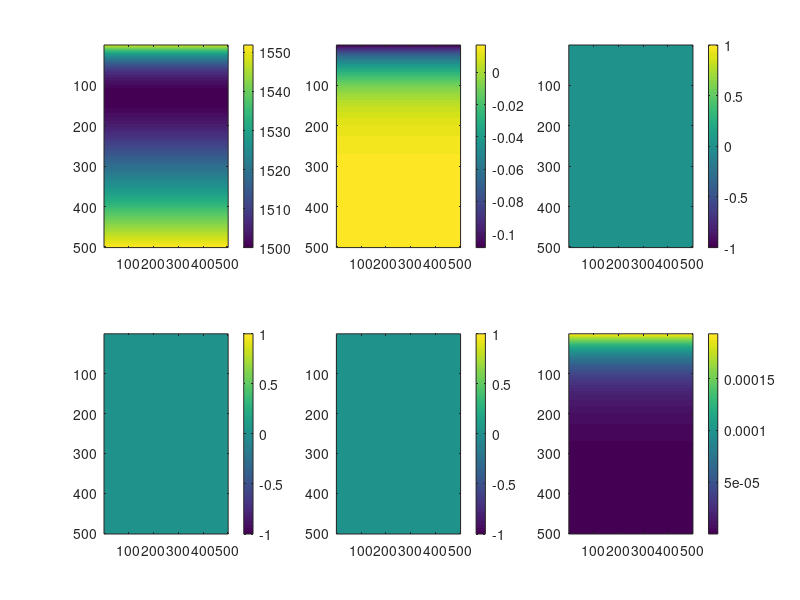
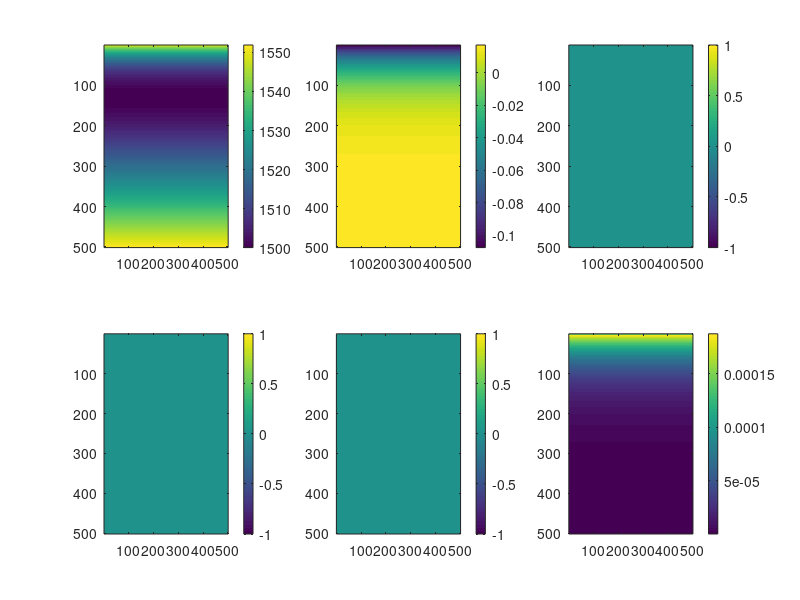

Reproduce these figures in MATLAB, in order.


r = linspace( 0, 100000, 501 )';
z = linspace( 0,  5000,  501 )';
dr = r( 2 ) - r( 1 )
dz = z( 2 ) - z( 1 )

c0   = 1500.0;
coef = 0.00737;

DsDr = -500/100000;
DsDr = 0
'range independent !!!'

% pre-allocate
c = zeros( length( z ), length( r ) );
cz = c;
cr = c;
czz = c;
crr = c;
crz = c;

% analytic derivatives

for ir = 1:length( r )
   sspaxis = 1300.0 + DsDr * r( ir );
   
   xt     =  2 * ( z - sspaxis ) / sspaxis;
   DxDz   =  2 / sspaxis;
   DxDr   = -2 * z / sspaxis^2 * DsDr;
   DxDrDz = -2 / sspaxis^2 * DsDr;
   DxDrDr =  4 * z / sspaxis^3 * DsDr^2;
   
   c(   :, ir )  = c0 * ( 1.0 + coef * ( xt - 1.0 + exp( -xt ) ) );
   cz(  :, ir )  = c0 * coef * ( 1 - exp( -xt ) ) .* DxDz;
   cr(  :, ir )  = c0 * coef * ( 1 - exp( -xt ) ) .* DxDr;
   czz( :, ir )  = c0 * coef * exp( -xt ) .* DxDz .^2;
   crz( :, ir )  = c0 * coef * ( exp( -xt ) .* DxDz .* DxDr + ( 1 - exp( -xt ) ) .* DxDrDz );
   crr( :, ir )  = c0 * coef * ( exp( -xt ) .* DxDr .^2     + ( 1 - exp( -xt ) ) .* DxDrDr );
end

figure;
subplot( 2, 3, 1 ); imagesc( c   ); colorbar
subplot( 2, 3, 2 ); imagesc( cz  ); colorbar
subplot( 2, 3, 3 ); imagesc( cr  ); colorbar
subplot( 2, 3, 4 ); imagesc( crr ); colorbar
subplot( 2, 3, 5 ); imagesc( crz ); colorbar
subplot( 2, 3, 6 ); imagesc( czz ); colorbar

% numerical derivatives

[ cr,  cz  ] = gradient( c,  dr, dz );
[ crr, crz ] = gradient( cr, dr, dz );
[ czr, czz ] = gradient( cz, dr, dz );

figure;
subplot( 2, 3, 1 ); imagesc( c   ); colorbar
subplot( 2, 3, 2 ); imagesc( cz  ); colorbar
subplot( 2, 3, 3 ); imagesc( cr  ); colorbar
subplot( 2, 3, 4 ); imagesc( crr ); colorbar
subplot( 2, 3, 5 ); imagesc( crz ); colorbar
subplot( 2, 3, 6 ); imagesc( czz ); colorbar

save sspgrid r z c cz cr crr crz czz
